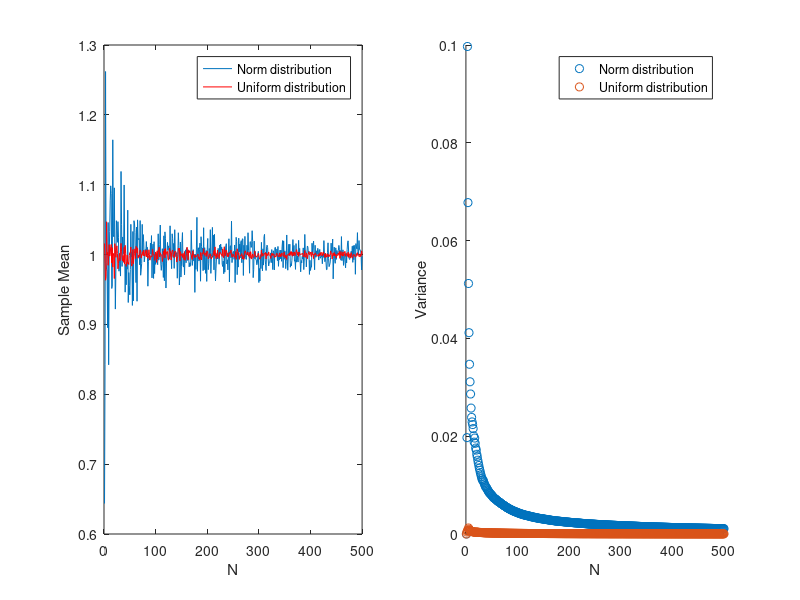

MATLAB code for this plot:
norm_ = [];
unif_ = [];
varnorm = [];
varunif = [];
for i = 1:500
    mui_norm = 0;
    mui_unif = 0;
    for n = 1:i
        norm=normrnd(1,4,1,200);
        mui_norm = mui_norm + mean(norm);

        unif = 2*rand(1,100);
        mui_unif = mui_unif + mean(unif);
    end
    norm_(n) = mui_norm/i;
    unif_(n) = mui_unif/i;
    
end
for i = 1:500
    varnorm(i) = var(norm_(1:i));
    varunif(i) = var(unif_(1:i));
end

N = 1:500;

subplot(1,2,1)
plot(N,norm_)
hold on
plot(N,unif_,'r')
xlabel('N')
ylabel('Sample Mean')
legend('Norm distribution','Uniform distribution')

subplot(1,2,2)
scatter(N,varnorm);
hold on 
scatter(N,varunif);
xlabel('N')
ylabel('Variance')
legend('Norm distribution','Uniform distribution')